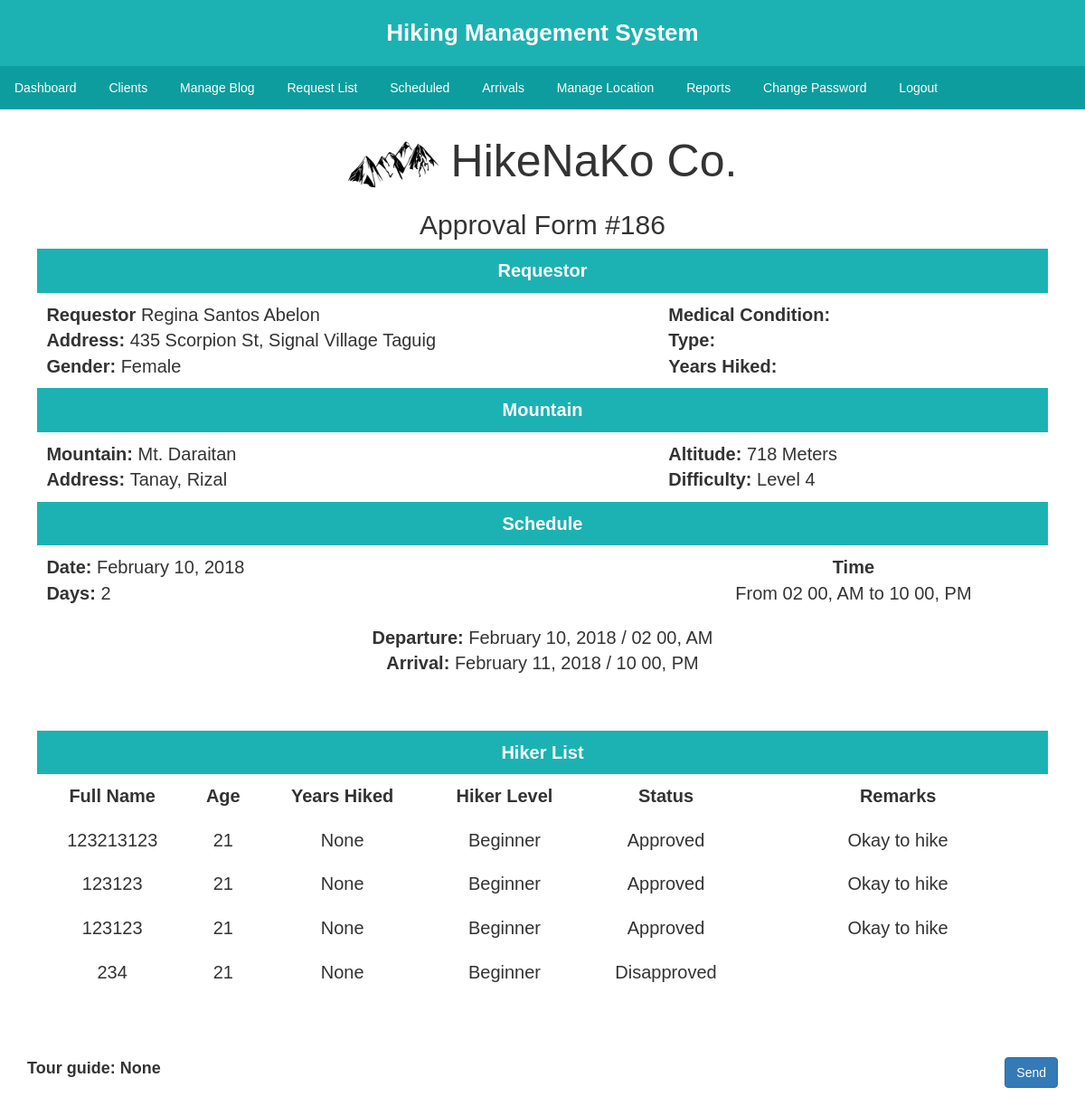
The page /done.php?id=186 (signed in) on the database its author committed.
### tables this page shows
CREATE TABLE IF NOT EXISTS `register` (
`id` int(11) NOT NULL,
  `setspot_id` int(11) NOT NULL,
  `datenow` datetime NOT NULL,
  `user_id` int(11) NOT NULL,
  `date` date NOT NULL,
  `days` int(100) NOT NULL,
  `startTime` time NOT NULL,
  `until` time NOT NULL,
  `status` varchar(100) NOT NULL,
  `dateConfirmed` date NOT NULL,
  `done` varchar(100) NOT NULL,
  `arriveDate` date NOT NULL,
  `arrive` date NOT NULL,
  `arriveTime` time NOT NULL,
  `arriveStatus` varchar(100) NOT NULL,
  `groupTime` time NOT NULL,
  `groupDate` date NOT NULL,
  `tourguide` varchar(100) NOT NULL,
  `guide` varchar(100) NOT NULL
);

CREATE TABLE IF NOT EXISTS `users` (
`id` int(11) NOT NULL,
  `firstname` varchar(15) NOT NULL,
  `middlename` varchar(15) NOT NULL,
  `lastname` varchar(15) NOT NULL,
  `gender` varchar(10) NOT NULL,
  `bday` date NOT NULL,
  `contact` varchar(100) NOT NULL,
  `address` varchar(200) NOT NULL,
  `username` varchar(50) NOT NULL,
  `password` varchar(50) NOT NULL,
  `confirmpsw` varchar(50) NOT NULL,
  `email` varchar(100) NOT NULL,
  `profilePic` blob NOT NULL,
  `question` varchar(1000) NOT NULL,
  `answer` varchar(1000) NOT NULL,
  `condition` varchar(100) NOT NULL,
  `specify` varchar(100) NOT NULL,
  `type` varchar(100) NOT NULL,
  `years` varchar(100) NOT NULL
);

CREATE TABLE IF NOT EXISTS `setspot` (
`id` int(10) NOT NULL,
  `mountain_name` varchar(50) NOT NULL,
  `address` varchar(100) NOT NULL,
  `level` int(10) NOT NULL,
  `altitude` float NOT NULL,
  `requirements` varchar(500) NOT NULL,
  `photo` blob NOT NULL,
  `description` varchar(2000) NOT NULL,
  `slot` int(100) NOT NULL,
  `map` text NOT NULL,
  `equipment` varchar(1000) NOT NULL,
  `direction` varchar(2000) NOT NULL
);

CREATE TABLE IF NOT EXISTS `hikerlist` (
`id` int(100) NOT NULL,
  `register_id` int(100) NOT NULL,
  `name` varchar(100) NOT NULL,
  `age` varchar(100) NOT NULL,
  `contact` varchar(100) NOT NULL,
  `years` varchar(100) NOT NULL,
  `experience` varchar(100) NOT NULL,
  `medical` varchar(100) NOT NULL,
  `requirements` blob NOT NULL,
  `status` varchar(100) NOT NULL,
  `attendance` varchar(100) NOT NULL,
  `sets` int(100) NOT NULL,
  `now` date NOT NULL,
  `last` date NOT NULL,
  `finish` varchar(100) NOT NULL,
  `departureTime` time NOT NULL,
  `departureDate` date NOT NULL,
  `hikerArrive` varchar(100) NOT NULL,
  `arriveTime` time NOT NULL,
  `arriveDate` date NOT NULL,
  `remarks` varchar(1000) NOT NULL
);

### done.php (the view, shortened to what this page needs)
<?php
	include 'loggedheader.php';
	include 'connect.php';
	include 'loginchecker/adminMenu.php';
	$query = "SELECT * FROM register LEFT JOIN setspot ON register.setspot_id = setspot.id LEFT JOIN users ON register.user_id = users.id WHERE register.id = " . $_GET['id'];
	$result = mysqli_query($con,$query);
	if($result){
		while($row = mysqli_fetch_array($result)){
			$fname=$row['firstname'];
			$mname=$row['middlename'];
			$lname=$row['lastname'];
			$mountain=$row['mountain_name'];
			$date=date("F d, Y",strtotime($row['date']));
			$address=$row['address'];
			$gender=$row['gender'];
			$id = $row[0];
			$mountain_address=$row[21];
			$altitude=$row['altitude'];
			$level=$row['level'];
			$time=date("h i, A",strtotime($row['startTime']));
			$until=date("h i, A",strtotime($row['until']));
			$days=$row['days'];
			$specify=$row['specify'];
			$type=$row['type'];
			$years=$row['years'];
			$arrival = date('F d, Y', strtotime($date."+" . $days." days"."-1 days"));
			$guide=$row['tourguide'];
			$gname=$row['guide'];
		}
	}
?>
 <!DOCTYPE html>
 <html>
      <head>
           <link rel="stylesheet" href="https://maxcdn.bootstrapcdn.com/bootstrap/3.3.6/css/bootstrap.min.css" />
           <link rel="stylesheet" href="https://cdn.datatables.net/1.10.12/css/dataTables.bootstrap.min.css" />
      </head>
<body>
	<div class="container" style="padding-bottom: 20px;margin-top: 10px;">
		<h2 align="center" style="font-size: 50px;"><img src="images/logo.png" width="100" height="60"> HikeNaKo Co.</h2>
		<h2 align="center">Approval Form #<?php echo $id; ?></h2>
		<div class="table-responsive">
                <table class="tables" width="100%" style="padding: 0px;">
                 	<thead>
                        <tr>
							<th width="100%" colspan="2" style="font-size: 20px; text-align: center;">Requestor</th>
						</tr>
                    </thead>
                    <tbody>
                    	<tr>
                    		<td style="font-size: 20px;">
                    			<span style="font-weight: bold;">Requestor</span>
                    			<?php echo ucfirst($fname)." ".ucfirst($mname)." ".ucfirst($lname);?><br>
								<span style="font-weight: bold;">Address:</span>
								<?php echo $address; ?><br>
								<span style="font-weight: bold;">Gender:</span>
								<?php echo $gender; ?><br>
                    		</td>
                    		<td style="font-size: 20px;">
								<span style="font-weight: bold;">Medical Condition:</span>
								<?php echo $specify; ?><br>
								<span style="font-weight: bold;">Type:</span>
								<?php echo $type; ?><br>
								<span style="font-weight: bold;">Years Hiked:</span>
								<?php echo $years; ?><br>
				            </td>
                    	</tr>
                    </tbody>
                    <thead>
                        <tr>
							<th width="100%" colspan="2" style="font-size: 20px; text-align: center;">Mountain</th>
						</tr>
                    </thead>
                    <tbody>
                    	<tr>
                    		<td style="font-size: 20px;">
                    			<span style="font-weight: bold;">Mountain: </span>
                    			<?php echo ucfirst($mountain);?><br>
								<span style="font-weight: bold;">Address: </span>
								<?php echo $mountain_address; ?><br>
                    		</td>
                    		<td style="font-size: 20px;">
								<span style="font-weight: bold;">Altitude:</span>
								<?php echo $altitude; ?> Meters<br>
								<span style="font-weight: bold;">Difficulty:</span>
								Level <?php echo $level; ?><br>
				            </td>
                    	</tr>
                    </tbody>
                     <thead>
                        <tr>
							<th width="100%" colspan="2" style="font-size: 20px; text-align: center;">Schedule</th>
						</tr>
                    </thead>
                    <tbody>
                    	<tr>
                    		<td style="font-size: 20px;">
                    			<span style="font-weight: bold;">Date: </span>
                    			<?php echo $date;?><br>
								<span style="font-weight: bold;">Days: </span>
								<?php echo $days; ?><br>
                    		</td>
                    		<td style="font-size: 20px;">
								<span style="font-weight: bold;"><center>Time</center></span>
								<center>From <?php echo $time; ?> to <?php echo $until; ?></center>
				            </td>
                    	</tr>
                    	<tr>
                    		<td style="font-size: 20px; text-align: center;" colspan="2" >
                    			<span style="font-weight: bold;">Departure: </span>
                    			<?php echo $date.' / '.$time;?><br>
                    			<span style="font-weight: bold;">Arrival: </span>
                    			<?php echo $arrival.' / '.$until;?><br>
                    		</td>
                    	</tr>
                    </tbody>
                </table>
            </div>
             <div class="table-responsive">
                <table class="tables" width="100%" style="padding: 0px;">
                 	<thead>
                        <tr>
							<th width="100%" colspan="6" style="font-size: 20px; text-align: center;">Hiker List</th>
						</tr>
                    </thead>
                    <tbody align="center">
               			<tr style="font-weight: bold;">
                    		<td style="font-size: 20px;">Full Name</td>
                    		<td style="font-size: 20px;">Age</td>
                    		<td style="font-size: 20px;">Years Hiked</td>
                    		<td style="font-size: 20px;">Hiker Level</td>
                    		<td style="font-size: 20px;">Status</td>
                    		<td style="font-size: 20px;">Remarks</td>
                    	</tr>
                    	<?php
                         	$query = "SELECT * FROM hikerlist WHERE register_id='$id'";
							$response = mysqli_query($con,$query);
							if($response){
								while($row = mysqli_fetch_array($response)){
								$name=$row['name'];
								$age=$row['age'];
								$year=$row['years'];
								$experience=$row['experience'];
								$status=$row['status'];
								$remarks=$row['remarks'];
								?>
									<tr>
										<form method="POST">
										<td style="font-size: 20px;"><?php echo $name; ?></td>
										<td style="font-size: 20px;"><?php echo $age;?></td>
										<td style="font-size: 20px;"><?php echo $year;?></td>
										<td style="font-size: 20px;"><?php echo $experience;?></td>
										<td style="font-size: 20px;"><?php echo $status;?></td>
										<td style="font-size: 20px;">
											<?php
											if($status=='Approved'){
												echo 'Okay to hike';
											}
											else{
												echo '<div style="width: 11em; word-wrap: break-word;">'.$remarks.'</div>';
											}
											?>
										</td>
									</form>
									</tr>
								<?php
								}
							}
							?>
                    </tbody>
                </table>
            </div>
			<br>
            <form method="POST">
            	<input type="submit" name="send" value="Send" class="btn btn-primary" style="float: right;">
            </form>
            <?php
            	if($guide=='Yes'){
								echo '<div style="font-size:18px;font-weight:bold;">Tour guide: '.$gname.'</div>';
            	}
            	else{
            		echo '<div style="font-size:18px;font-weight:bold;">Tour guide: None</div>';
            	}
             ?>
	</div>
</body>
</html>

### css/styles.css (style rules this page uses)
* { -webkit-font-smoothing: antialiased; font-family: 'Arial', sans-serif !important; margin: 0px; }
body { overflow-y: scroll; }
.tables { width: 98%; padding-left: 0px; padding-right: 0px; border-collapse: collapse; margin: 0 auto; margin-bottom: 50px; }
.tables th { background: #1cb2b3; color: #fff; padding: 10px; font-size: 14px; text-align: left; }
.tables td { padding: 10px; font-size: 14px; }

### rows shown on the page
register: id "186", user.firstname "Regina", user.middlename "Santos", user.lastname "Abelon", user.address "435 Scorpion St, Signal Village Taguig", user.gender "Female", setspot.mountain_name "Mt. Daraitan", setspot.address "Tanay, Rizal", setspot.altitude "718", setspot.level "4", date "February 10, 2018", days "2", startTime "02 00, AM", until "10 00, PM", arrival "February 11, 2018"
hikerlist: name "123213123", age "21", years "None", experience "Beginner", status "Approved", shows "Okay to hike"
hikerlist: name "123123", age "21", years "None", experience "Beginner", status "Approved", shows "Okay to hike"
hikerlist: name "123123", age "21", years "None", experience "Beginner", status "Approved", shows "Okay to hike"
hikerlist: name "234", age "21", years "None", experience "Beginner", status "Disapproved"
